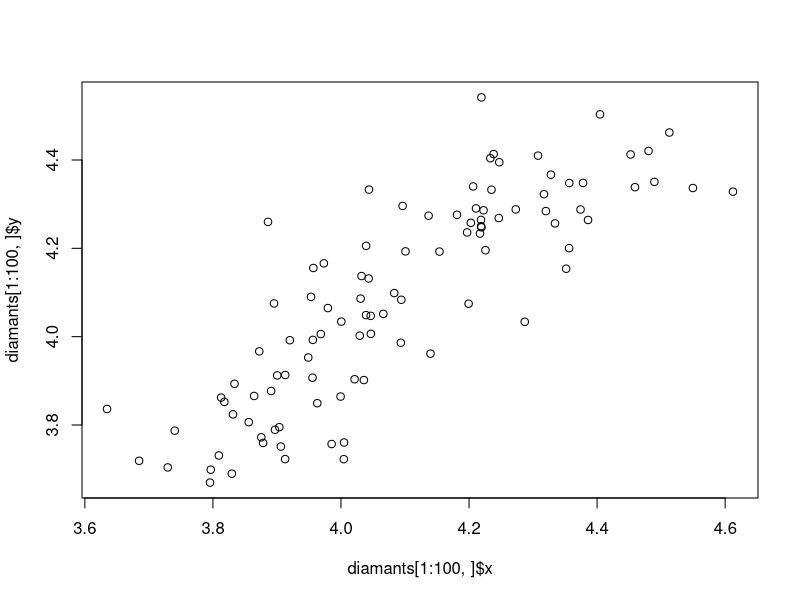
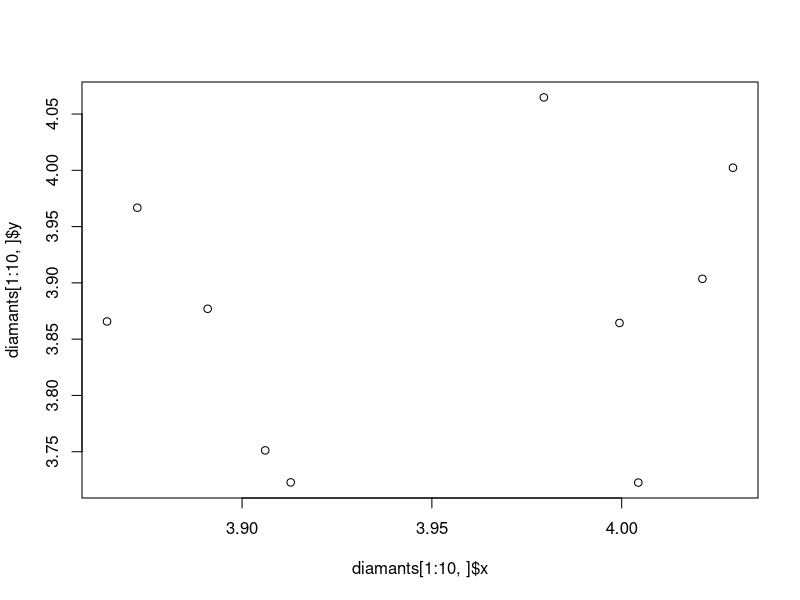
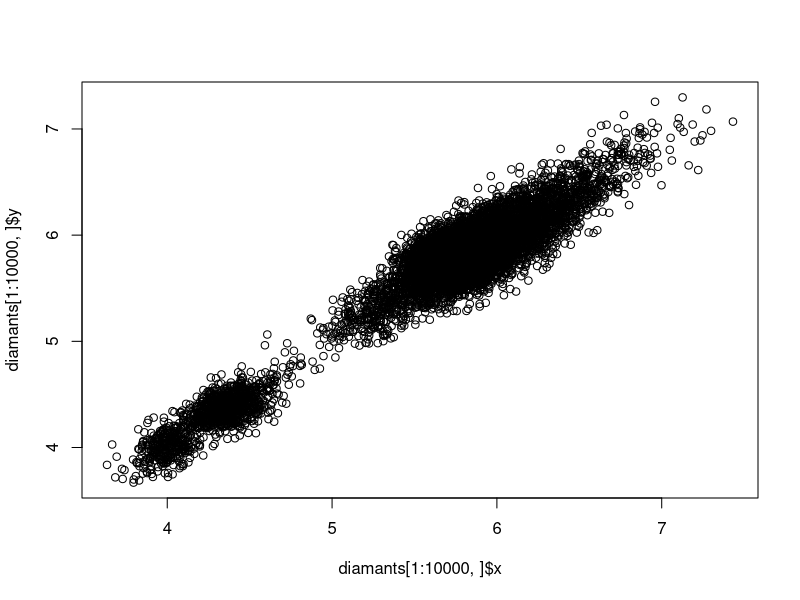
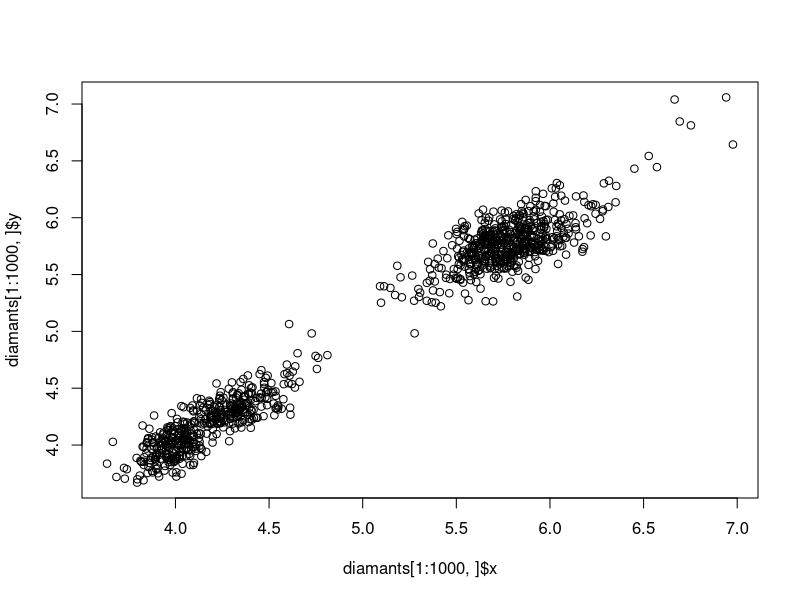
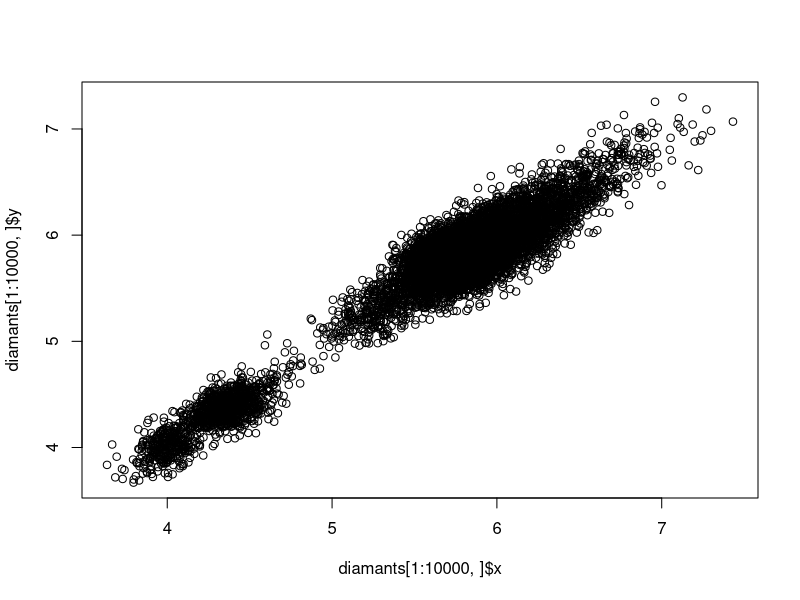
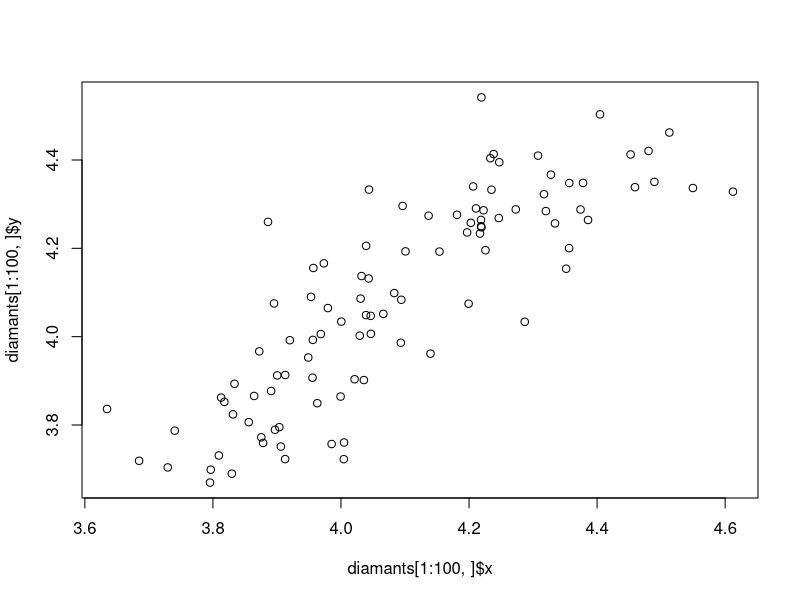
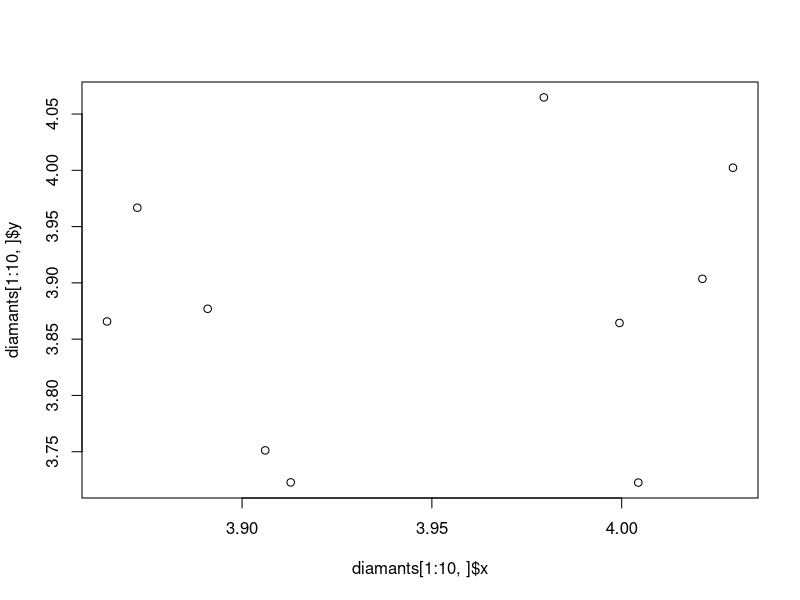
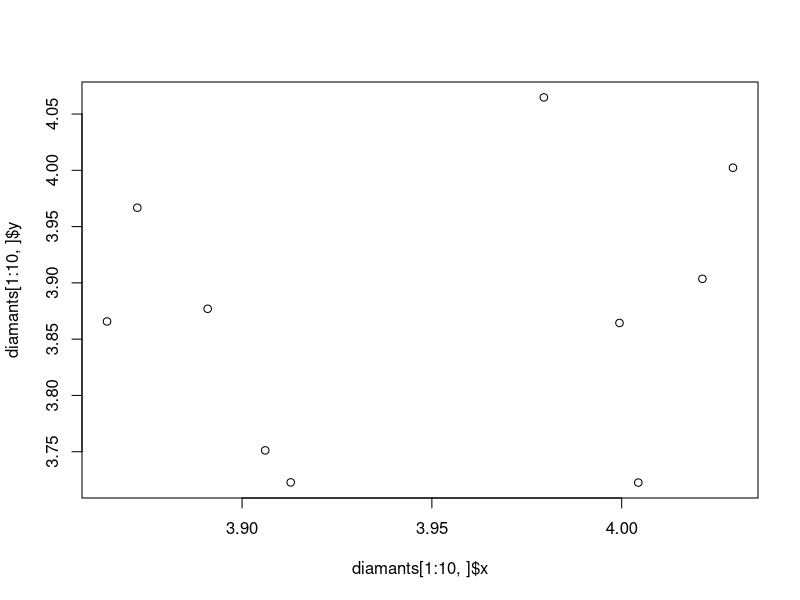

The R script that drew these images, in order:
library(tidyverse)
library(microbenchmark)   # Benchmark de fonctions
N_diamant <- 5   # Facteur de répétition
sd_diamant <- .02  # Facteur de dispersion

diamants <- diamonds %>% slice(rep(1:n(), each = N_diamant)) # Répétition des données
#diamants <- diamants[1:64,]   # 64 premières valeurs    [POUR DEBUG]

# Appliquer un facteur aléatoire aux valeurs numériques
col_num_diamant <- names(select_if(diamants, is.numeric))
for(i in 1:length(col_num_diamant))
  {
  ma_colonne <- paste0("diamants$", col_num_diamant[i])
  ma_commande <- paste0(ma_colonne, "<-", ma_colonne, "* rnorm(n = nrow(diamants), mean = 1, sd = sd_diamant)")
  eval(parse(text = ma_commande))
  }


MB_graphes_diamant <- microbenchmark(
  UN = plot(x = diamants[1:1e1,]$x, y = diamants[1:1e1,]$y),
  DEUX = plot(x = diamants[1:1e2,]$x, y = diamants[1:1e2,]$y),
  TROIS = plot(x = diamants[1:1e3,]$x, y = diamants[1:1e3,]$y),
  QUATRE = plot(x = diamants[1:1e4,]$x, y = diamants[1:1e4,]$y),
  times = 30,
  unit = "s"
)
microbenchmark:::boxplot.microbenchmark(MB_graphes_diamant, unit = "ms", log = FALSE)
